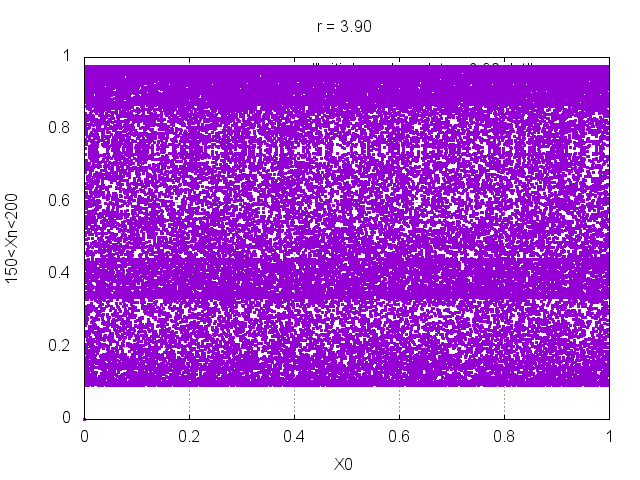

This figure's gnuplot source:
set grid
set title "r = 3.90"
set xrange [0:1]
set yrange [0:1]
set xlabel "X0"
set ylabel "150<Xn<200"
plot "Initial number plot_r=3.90.dat"with points pt 5 ps 0.2
pause 2
set terminal png
set output "Initial number plot_r=3.90.png"
replot
set terminal x11